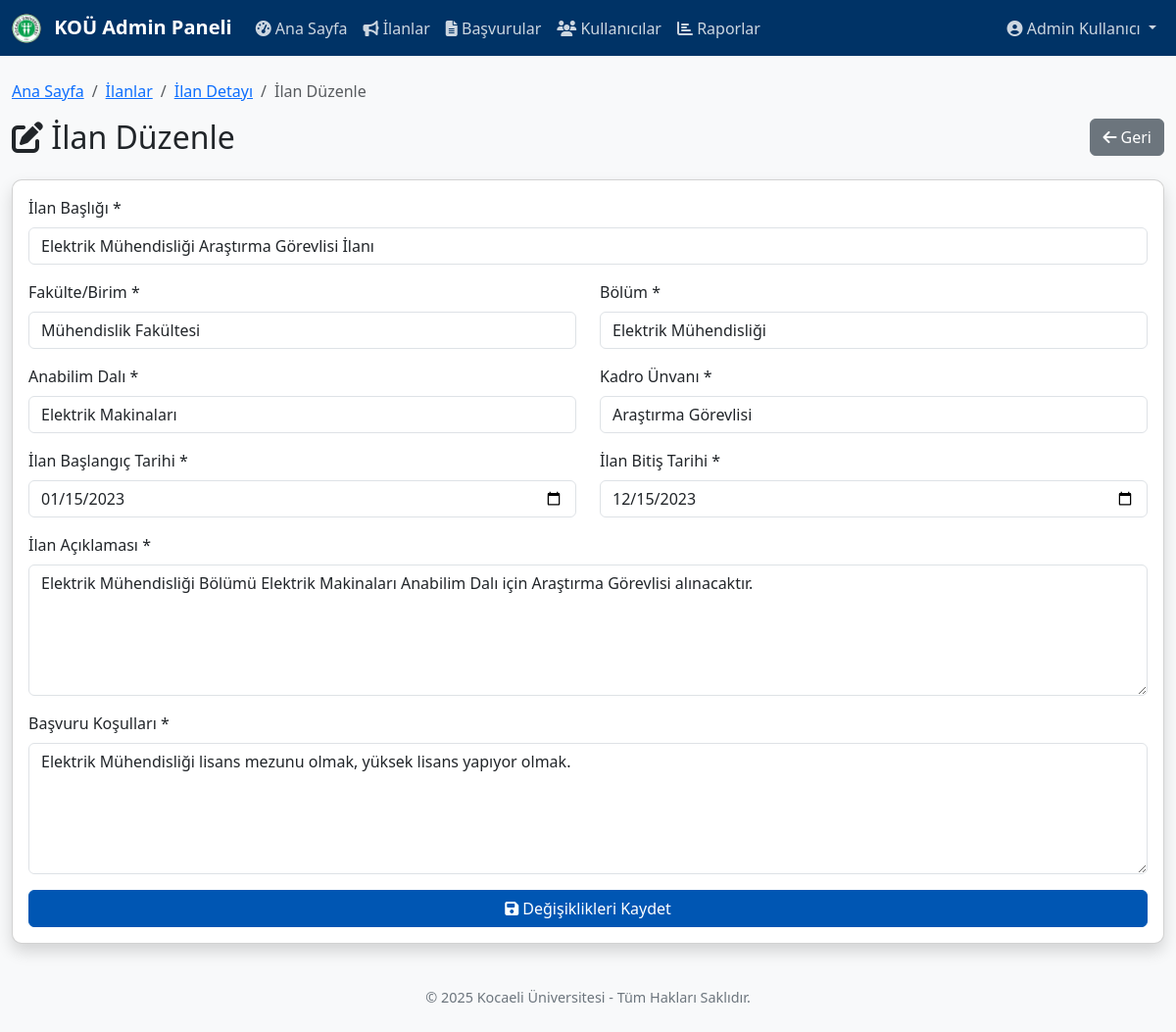
Page /admin/ilan_duzenle.php?id=2 (signed in) on the committed database.
### tables this page shows
CREATE TABLE `ilanlar` (
  `id` int(11) NOT NULL AUTO_INCREMENT,
  `ilan_baslik` varchar(255) NOT NULL,
  `fakulte_birim` varchar(255) NOT NULL,
  `bolum` varchar(255) NOT NULL,
  `anabilim_dali` varchar(255) NOT NULL,
  `kadro_unvani` varchar(100) NOT NULL,
  `kadro_sayisi` int(11) NOT NULL DEFAULT 1,
  `ilan_aciklama` text DEFAULT NULL,
  `basvuru_kosullari` text DEFAULT NULL,
  `ozel_sartlar` text DEFAULT NULL,
  `ilan_baslangic_tarihi` date NOT NULL,
  `ilan_bitis_tarihi` date NOT NULL,
  `mulakat_tarihi` date DEFAULT NULL,
  `sonuc_tarihi` date DEFAULT NULL,
  `durum` enum('taslak','aktif','kapandi','iptal') NOT NULL DEFAULT 'aktif',
  `olusturan_id` int(11) NOT NULL,
  `olusturma_tarihi` datetime NOT NULL DEFAULT current_timestamp(),
  `guncelleyen_id` int(11) DEFAULT NULL,
  `guncelleme_tarihi` datetime DEFAULT NULL,
  PRIMARY KEY (`id`),
  KEY `olusturan_id` (`olusturan_id`),
  KEY `guncelleyen_id` (`guncelleyen_id`),
  CONSTRAINT `ilanlar_ibfk_1` FOREIGN KEY (`olusturan_id`) REFERENCES `kullanicilar` (`id`) ON DELETE CASCADE,
  CONSTRAINT `ilanlar_ibfk_2` FOREIGN KEY (`guncelleyen_id`) REFERENCES `kullanicilar` (`id`) ON DELETE SET NULL
);

### admin/ilan_duzenle.php (the view, shortened to what this page needs)
<?php
include("../db_connection.php");
$ilan_id = $_GET['id'];
$sql = "SELECT * FROM ilanlar WHERE id = $ilan_id";
$result = mysqli_query($conn, $sql);
$ilan = mysqli_fetch_assoc($result);
?>
<!DOCTYPE html>
<html lang="tr">
<head>
    <link rel="stylesheet" href="https://cdn.jsdelivr.net/npm/bootstrap@5.3.2/dist/css/bootstrap.min.css">
    <link rel="stylesheet" href="https://cdnjs.cloudflare.com/ajax/libs/font-awesome/6.4.2/css/all.min.css">
    <link rel="stylesheet" href="../style.css">
</head>
<body>
    <?php include("navbar.php"); ?>
    <div class="container mt-4">
        <div class="row">
            <div class="col-md-12">
                <nav aria-label="breadcrumb">
                    <ol class="breadcrumb">
                        <li class="breadcrumb-item"><a href="dashboard.php">Ana Sayfa</a></li>
                        <li class="breadcrumb-item"><a href="ilanlar.php">İlanlar</a></li>
                        <li class="breadcrumb-item"><a href="ilan_detay.php?id=<?php echo $ilan_id; ?>">İlan Detayı</a></li>
                        <li class="breadcrumb-item active" aria-current="page">İlan Düzenle</li>
                    </ol>
                </nav>
            </div>
        </div>
        <div class="row mb-3">
            <div class="col-md-8">
                <h2><i class="fas fa-edit"></i> İlan Düzenle</h2>
            </div>
            <div class="col-md-4 text-end">
                <a href="ilan_detay.php?id=<?php echo $ilan_id; ?>" class="btn btn-secondary">
                    <i class="fas fa-arrow-left"></i> Geri
                </a>
            </div>
        </div>
        <div class="row">
            <div class="col-md-12">
                <div class="card shadow">
                    <div class="card-body">
                        <form action="ilan_duzenle.php?id=<?php echo $ilan_id; ?>" method="post">
                            <div class="row mb-3">
                                <div class="col-md-12">
                                    <label for="ilan_baslik" class="form-label">İlan Başlığı *</label>
                                    <input type="text" class="form-control" id="ilan_baslik" name="ilan_baslik" value="<?php echo $ilan['ilan_baslik']; ?>" required>
                                </div>
                            </div>
                            <div class="row mb-3">
                                <div class="col-md-6">
                                    <label for="fakulte_birim" class="form-label">Fakülte/Birim *</label>
                                    <input type="text" class="form-control" id="fakulte_birim" name="fakulte_birim" value="<?php echo $ilan['fakulte_birim']; ?>" required>
                                </div>
                                <div class="col-md-6">
                                    <label for="bolum" class="form-label">Bölüm *</label>
                                    <input type="text" class="form-control" id="bolum" name="bolum" value="<?php echo $ilan['bolum']; ?>" required>
                                </div>
                            </div>
                            <div class="row mb-3">
                                <div class="col-md-6">
                                    <label for="anabilim_dali" class="form-label">Anabilim Dalı *</label>
                                    <input type="text" class="form-control" id="anabilim_dali" name="anabilim_dali" value="<?php echo $ilan['anabilim_dali']; ?>" required>
                                </div>
                                <div class="col-md-6">
                                    <label for="kadro_unvani" class="form-label">Kadro Ünvanı *</label>
                                    <input type="text" class="form-control" id="kadro_unvani" name="kadro_unvani" value="<?php echo $ilan['kadro_unvani']; ?>" required>
                                </div>
                            </div>
                            <div class="row mb-3">
                                <div class="col-md-6">
                                    <label for="ilan_baslangic_tarihi" class="form-label">İlan Başlangıç Tarihi *</label>
                                    <input type="date" class="form-control" id="ilan_baslangic_tarihi" name="ilan_baslangic_tarihi" value="<?php echo $ilan['ilan_baslangic_tarihi']; ?>" required>
                                </div>
                                <div class="col-md-6">
                                    <label for="ilan_bitis_tarihi" class="form-label">İlan Bitiş Tarihi *</label>
                                    <input type="date" class="form-control" id="ilan_bitis_tarihi" name="ilan_bitis_tarihi" value="<?php echo $ilan['ilan_bitis_tarihi']; ?>" required>
                                </div>
                            </div>
                            <div class="mb-3">
                                <label for="ilan_aciklama" class="form-label">İlan Açıklaması *</label>
                                <textarea class="form-control" id="ilan_aciklama" name="ilan_aciklama" rows="5" required><?php echo $ilan['ilan_aciklama']; ?></textarea>
                            </div>
                            <div class="mb-3">
                                <label for="basvuru_kosullari" class="form-label">Başvuru Koşulları *</label>
                                <textarea class="form-control" id="basvuru_kosullari" name="basvuru_kosullari" rows="5" required><?php echo $ilan['basvuru_kosullari']; ?></textarea>
                            </div>
                            <div class="d-grid gap-2">
                                <button type="submit" class="btn btn-primary">
                                    <i class="fas fa-save"></i> Değişiklikleri Kaydet
                                </button>
                            </div>
                        </form>
                    </div>
                </div>
            </div>
        </div>
    </div>
    <footer class="text-center mt-4 mb-4">
        <p>&copy; <?php echo date("Y"); ?> Kocaeli Üniversitesi - Tüm Hakları Saklıdır.</p>
    </footer>
</body>
</html>

### style.css (style rules this page uses)
body { background-color: #f8f9fa; font-family: "Segoe UI", Tahoma, Geneva, Verdana, sans-serif; }
.container { max-width: 1200px; }
.card { border-radius: 10px; overflow: hidden; margin-bottom: 20px; }
.btn-primary { background-color: #0056b3; border-color: #0056b3; }
footer { color: #6c757d; font-size: 0.9rem; }
.form-label { font-weight: 500; }

### rows in the picture
ilanlar: ilan_baslik "Elektrik Mühendisliği Araştırma Görevlisi İlanı", fakulte_birim "Mühendislik Fakültesi", bolum "Elektrik Mühendisliği", anabilim_dali "Elektrik Makinaları", kadro_unvani "Araştırma Görevlisi", ilan_baslangic_tarihi "01/15/2023", ilan_bitis_tarihi "12/15/2023", ilan_aciklama "Elektrik Mühendisliği Bölümü Elektrik Makinaları Anabilim Dalı için Araştırma Görevlisi alınacaktır.", basvuru_kosullari "Elektrik Mühendisliği lisans mezunu olmak, yüksek lisans yapıyor olmak."

### other values in the picture
$_SESSION['name'] "Admin Kullanıcı"
